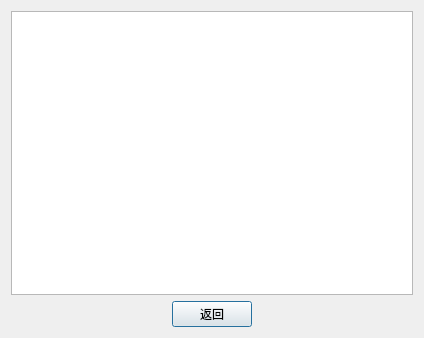
<?xml version="1.0" encoding="UTF-8"?>
<ui version="4.0">
 <class>admin__info_look</class>
 <widget class="QDialog" name="admin__info_look">
  <property name="geometry">
   <rect>
    <x>0</x>
    <y>0</y>
    <width>424</width>
    <height>338</height>
   </rect>
  </property>
  <property name="windowTitle">
   <string>Dialog</string>
  </property>
  <layout class="QGridLayout" name="gridLayout">
   <item row="0" column="0">
    <layout class="QHBoxLayout" name="horizontalLayout_2">
     <item>
      <widget class="QTableView" name="tableView"/>
     </item>
    </layout>
   </item>
   <item row="1" column="0">
    <layout class="QHBoxLayout" name="horizontalLayout">
     <item>
      <spacer name="horizontalSpacer">
       <property name="orientation">
        <enum>Qt::Horizontal</enum>
       </property>
       <property name="sizeHint" stdset="0">
        <size>
         <width>40</width>
         <height>20</height>
        </size>
       </property>
      </spacer>
     </item>
     <item>
      <widget class="QPushButton" name="back">
       <property name="text">
        <string>返回</string>
       </property>
      </widget>
     </item>
     <item>
      <spacer name="horizontalSpacer_2">
       <property name="orientation">
        <enum>Qt::Horizontal</enum>
       </property>
       <property name="sizeHint" stdset="0">
        <size>
         <width>40</width>
         <height>20</height>
        </size>
       </property>
      </spacer>
     </item>
    </layout>
   </item>
  </layout>
 </widget>
 <resources/>
 <connections>
  <connection>
   <sender>back</sender>
   <signal>clicked()</signal>
   <receiver>admin__info_look</receiver>
   <slot>close()</slot>
   <hints>
    <hint type="sourcelabel">
     <x>212</x>
     <y>311</y>
    </hint>
    <hint type="destinationlabel">
     <x>211</x>
     <y>168</y>
    </hint>
   </hints>
  </connection>
 </connections>
</ui>
